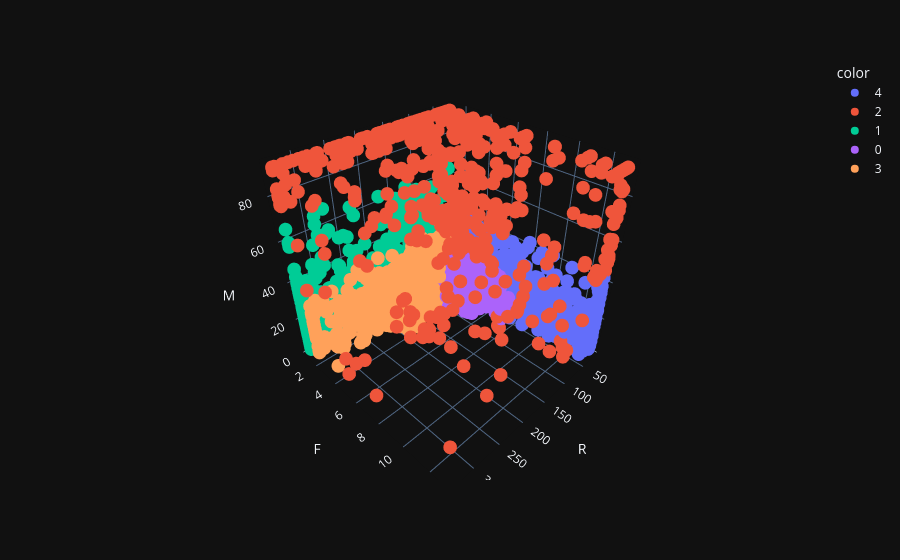

The notebook cell this image was saved under:
### Code cell
px.scatter_3d(df_rfm_clip, x='R', y='F', z='M', color=mclust_labels.astype(str), template='plotly_dark')

### Figure 1 — Plotly figure (JSON) as saved in the notebook; plotly's stock layout.template omitted (floating-point values rounded to 4 significant figures; data arrays with more than 128 entries replaced by an {"elided": "..."} marker saying what was removed)
{"data": [{"hovertemplate": "color=4<br>R=%{x}<br>F=%{y}<br>M=%{z}<extra></extra>", "legendgroup": "4", "marker": {"color": "#636efa", "symbol": "circle"}, "mode": "markers", "name": "4", "scene": "scene", "showlegend": true, "type": "scatter3d", "x": {"elided": "705 int values"}, "y": {"elided": "705 int values"}, "z": {"elided": "705 float values"}}, {"hovertemplate": "color=2<br>R=%{x}<br>F=%{y}<br>M=%{z}<extra></extra>", "legendgroup": "2", "marker": {"color": "#EF553B", "symbol": "circle"}, "mode": "markers", "name": "2", "scene": "scene", "showlegend": true, "type": "scatter3d", "x": {"elided": "523 int values"}, "y": {"elided": "523 int values"}, "z": {"elided": "523 float values"}}, {"hovertemplate": "color=1<br>R=%{x}<br>F=%{y}<br>M=%{z}<extra></extra>", "legendgroup": "1", "marker": {"color": "#00cc96", "symbol": "circle"}, "mode": "markers", "name": "1", "scene": "scene", "showlegend": true, "type": "scatter3d", "x": {"elided": "1373 int values"}, "y": {"elided": "1373 int values"}, "z": {"elided": "1373 float values"}}, {"hovertemplate": "color=0<br>R=%{x}<br>F=%{y}<br>M=%{z}<extra></extra>", "legendgroup": "0", "marker": {"color": "#ab63fa", "symbol": "circle"}, "mode": "markers", "name": "0", "scene": "scene", "showlegend": true, "type": "scatter3d", "x": {"elided": "1158 int values"}, "y": {"elided": "1158 int values"}, "z": {"elided": "1158 float values"}}, {"hovertemplate": "color=3<br>R=%{x}<br>F=%{y}<br>M=%{z}<extra></extra>", "legendgroup": "3", "marker": {"color": "#FFA15A", "symbol": "circle"}, "mode": "markers", "name": "3", "scene": "scene", "showlegend": true, "type": "scatter3d", "x": {"elided": "577 int values"}, "y": {"elided": "577 int values"}, "z": {"elided": "577 float values"}}], "layout": {"legend": {"title": {"text": "color"}, "tracegroupgap": 0}, "margin": {"t": 60}, "scene": {"domain": {"x": [0, 1], "y": [0, 1]}, "xaxis": {"title": {"text": "R"}}, "yaxis": {"title": {"text": "F"}}, "zaxis": {"title": {"text": "M"}}}}}
